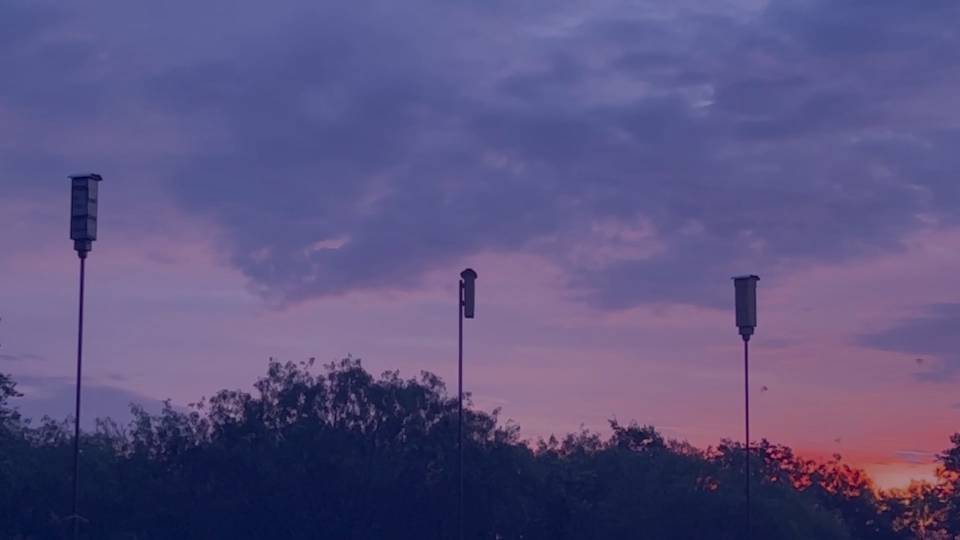
#> input picture src/heatmap.png, 1920 x 1080 px (shown at 1/2 size)
$ python -i objectfinder.py   (imports and definitions only)
#> lines starting #> are read from the running program, lines starting #| are printed output that depends on the picture
import logging
from typing import List

import cv2
from cv2.typing import MatLike

from .constants import BATOMETER
from .detectionObject import DetectionObject
from .frame import Frame

logger = logging.getLogger(f"{BATOMETER}.ObjectFinder")


class ObjectFinder:
    """
    Detects moving objects in video frames using background subtraction and contour detection.
    """

    kernel = cv2.getStructuringElement(cv2.MORPH_ELLIPSE, (5, 5))

    def __init__(self) -> None:
        """
        Initializes the background subtractor for object detection.
        """
        self.backgroundSub = cv2.createBackgroundSubtractorMOG2(
            history=500,  # no. frames to keep
            varThreshold=100,  # sensitivity of
            detectShadows=False,
        )

    def initialise(self, video: cv2.VideoCapture) -> None:
        """
        Primes the background subtractor with initial frames to stabilize the background model.

        Args:
            video (cv2.VideoCapture): The video capture object to read frames from.
        """
        logger.info("Priming background subtractor...")
        initial_frame_count = 500
        for _ in range(initial_frame_count):
            ret, frame = video.read()
            if not ret:
                break
            # Update the background model with initial frames
            self.backgroundSub.apply(frame)
        logger.info("Successfully primed background subtractor")

    def update(self, frame: Frame) -> List[DetectionObject]:
        """
        Updates the object finder with a new frame and returns detected objects.

        Args:
            frame (Frame): The current video frame.

        Returns:
            List[DetectionObject]: List of detected objects in the frame.
        """
        # Create the foreground mask
        fgmask = self.backgroundSub.apply(frame.frame)
        fgmask = cv2.morphologyEx(fgmask, cv2.MORPH_OPEN, self.kernel)
        # Find contours on the foreground
        detections = self._get_contours(fgmask)
        return detections

    def _get_contours(self, frame: MatLike) -> List[DetectionObject]:
        """
        Finds contours in the mask and returns DetectionObject instances for each contour.

        Args:
            frame (MatLike): The binary mask image.

        Returns:
            List[DetectionObject]: List of detected objects from contours.
        """
        contours, _ = cv2.findContours(frame, cv2.RETR_EXTERNAL, cv2.CHAIN_APPROX_SIMPLE)
        detections: List[DetectionObject] = []
        for _, contour in enumerate(contours):
            # Get the centroid of the object
            M = cv2.moments(contour)
            if M["m00"] != 0:  # Area is non-zero
                cx = int(M["m10"] / M["m00"])
                cy = int(M["m01"] / M["m00"])
                logger.debug(f"Found object x: {cx} y: {cy}")
                x, y, w, h = cv2.boundingRect(contour)
                detections.append(DetectionObject(x, y, w, h))
                # cv2.drawContours(contour_frame, contour, -1, (0, 255, 0), 3)
        return detections

>>> import cv2
>>> picture = cv2.imread('heatmap.png', cv2.IMREAD_GRAYSCALE)
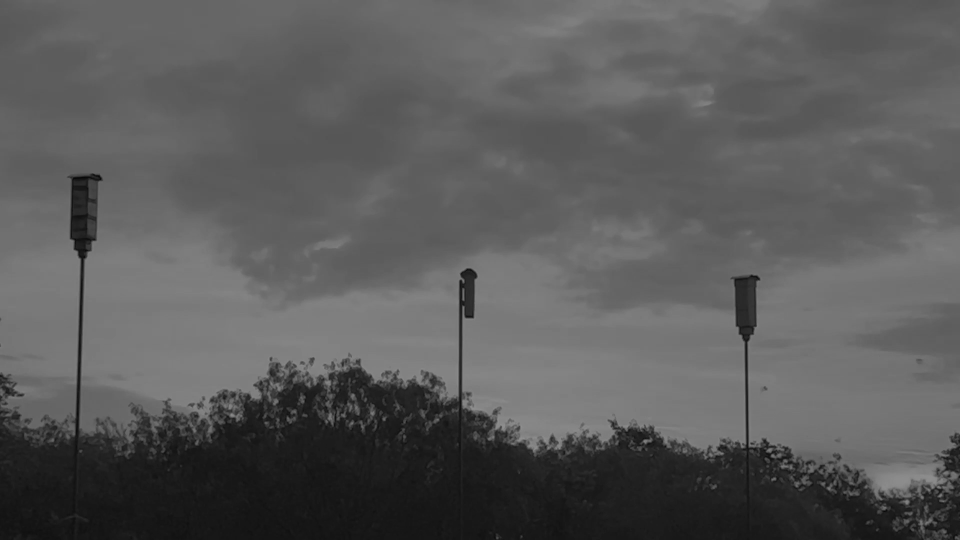
#> picture: shape (1080, 1920) (shown at 1/2 size); min 6, max 145, mean 90
#> (the run stopped early here; a loop or call above may not have finished)
